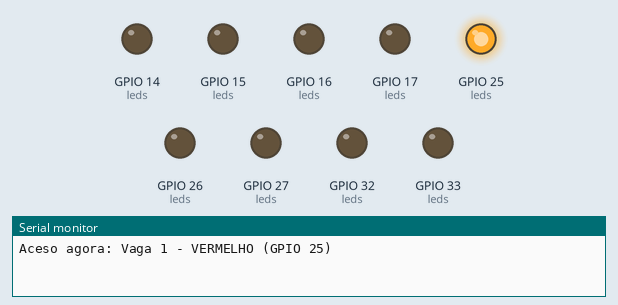
This sketch was run on a simulated ESP32. On the bench: output pins drawn as LEDs (lit = HIGH), the last lines printed to the serial monitor.

Above: at 0.5 s.
At 2.5 s:
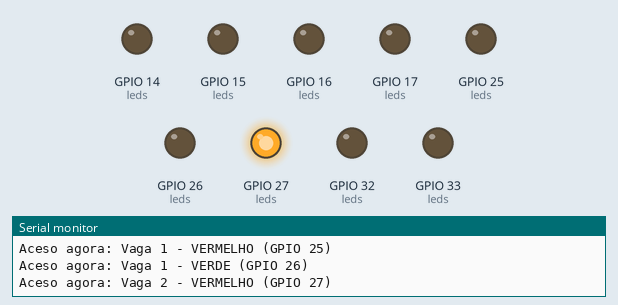
At 3.5 s:
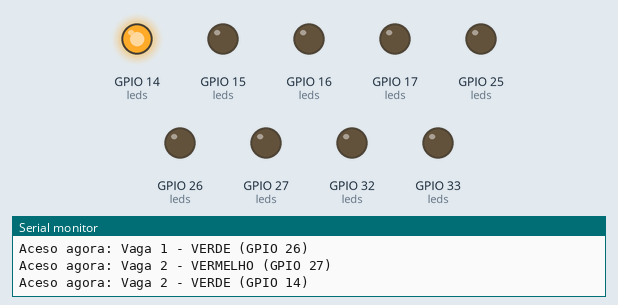
At 6.5 s:
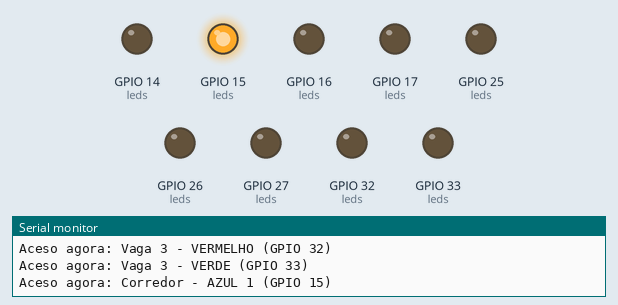
At 8.5 s:
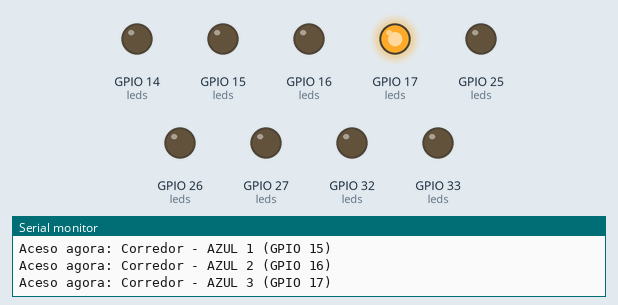
At 10.5 s:
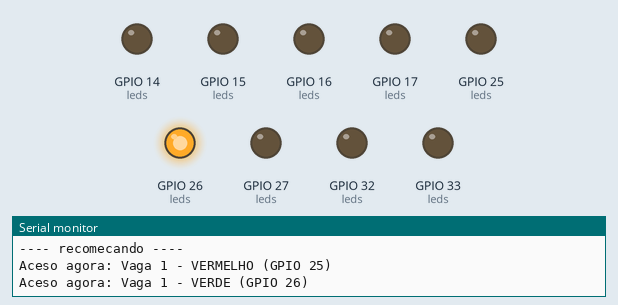
Timing chart, 0 to 11.7 s (numbered marks = the images above):
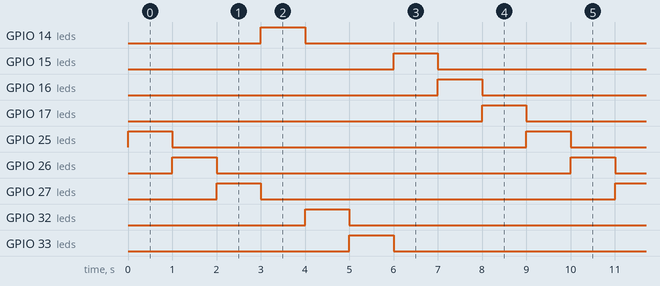

Measured:
- by itself, GPIO 14 (leds), GPIO 15 (leds), GPIO 16 (leds), GPIO 17 (leds), GPIO 25 (leds), GPIO 26 (leds), GPIO 27 (leds), GPIO 32 (leds), GPIO 33 (leds): alternates HIGH for 1.0 s and LOW for 8.0 s
- by itself, everything shown: repeats every 9.0 s, in 10 steps

The sketch:

T03_LEDs.ino
```cpp
struct Led { int pino; const char* nome; };

Led leds[] = {
  {25, "Vaga 1 - VERMELHO"}, {26, "Vaga 1 - VERDE"},
  {27, "Vaga 2 - VERMELHO"}, {14, "Vaga 2 - VERDE"},
  {32, "Vaga 3 - VERMELHO"}, {33, "Vaga 3 - VERDE"},
  {15, "Corredor - AZUL 1"}, {16, "Corredor - AZUL 2"}, {17, "Corredor - AZUL 3"},
};
const int QTD = sizeof(leds) / sizeof(leds[0]);

void setup() {
  Serial.begin(115200);
  for (int i = 0; i < QTD; i++) {
    pinMode(leds[i].pino, OUTPUT);
    digitalWrite(leds[i].pino, LOW);
  }
}

void loop() {
  for (int i = 0; i < QTD; i++) {
    Serial.printf("Aceso agora: %s (GPIO %d)\n", leds[i].nome, leds[i].pino);
    digitalWrite(leds[i].pino, HIGH);
    delay(1000);
    digitalWrite(leds[i].pino, LOW);
  }
  Serial.println("---- recomecando ----");
}
```
